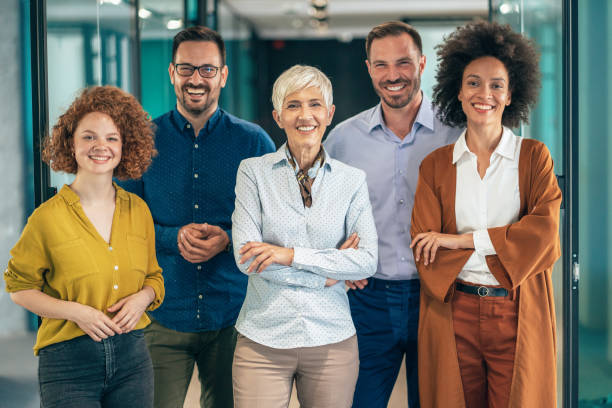
#> input picture image4.jpg, 612 x 408 px
$ python Chapter_17.py
#> lines starting #> are read from the running program, lines starting #| are printed output that depends on the picture
# Joining two images

import cv2 as cv
import numpy as np

img= cv.imread('image4.jpg')
#> img is the input picture: shape (408, 612, 3); mean B, G, R 108.7, 118.2, 117.1

# stacking same imge

# #1. Horizontal stack
# hor_stack= np.hstack((img, img))

#2. Vertical stack
ver_stack= np.vstack((img, img))
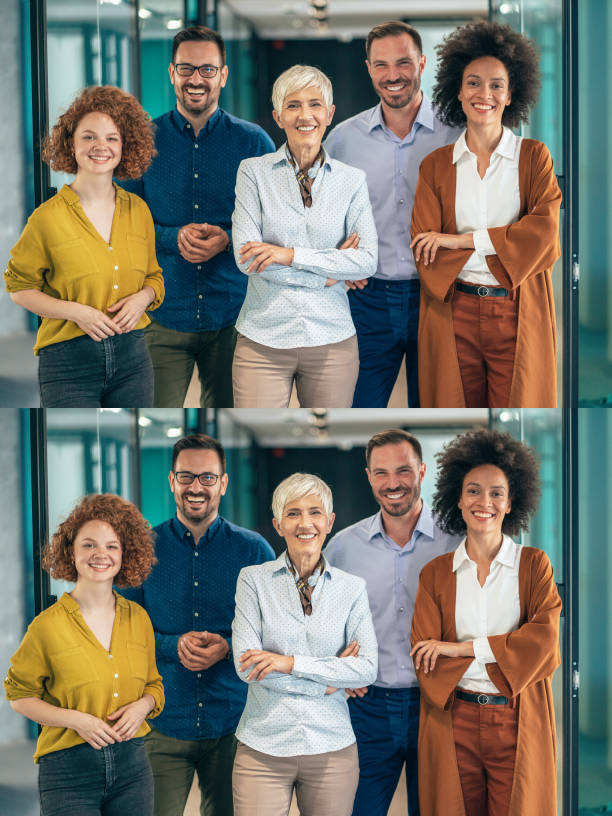
#> ver_stack: shape (816, 612, 3); mean B, G, R 108.7, 118.2, 117.1

# cv.imshow("Horizontal", hor_stack)
cv.imshow("Vertical", ver_stack)
cv.waitKey(0)
cv.destroyAllWindows()

# you can only stack images with same shape (width, height, color channel)
# we can not resize the stack image (function)
# same number of channels np function
(600, 500, 3)
# you have to define a function to stack multiple images of different sizes and tunes

$ run again, with image01.jpg copied over image4.jpg
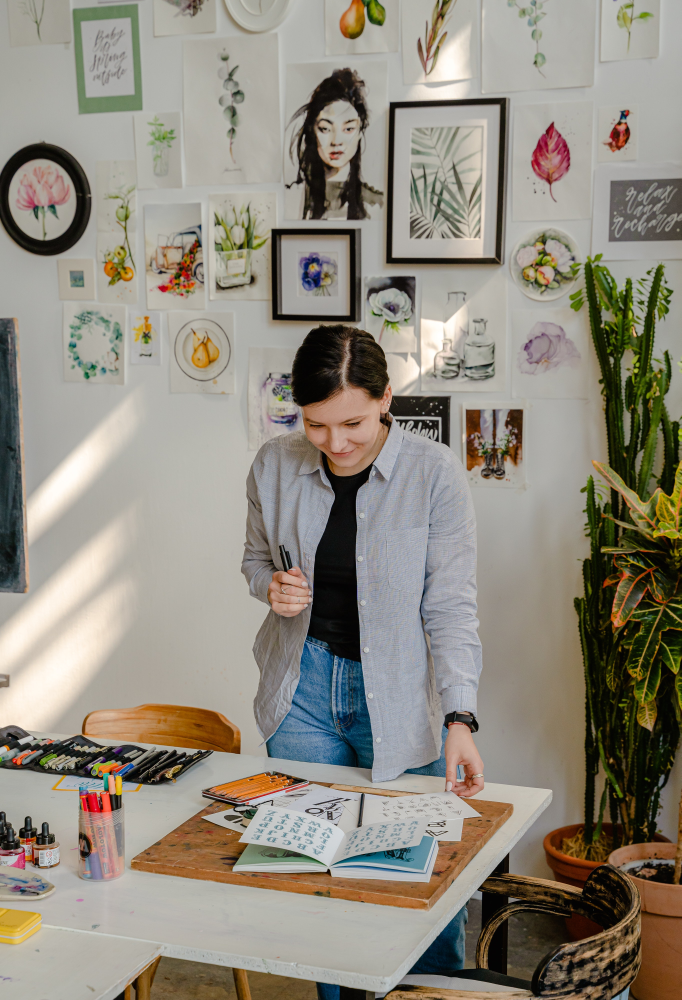
#> input picture image01.jpg, 2726 x 4000 px (shown at 1/4 size)
#> img is the input picture: shape (4000, 2726, 3); mean B, G, R 126.7, 138.4, 144.1
#> `ver_stack= np.vstack((img, img))`:
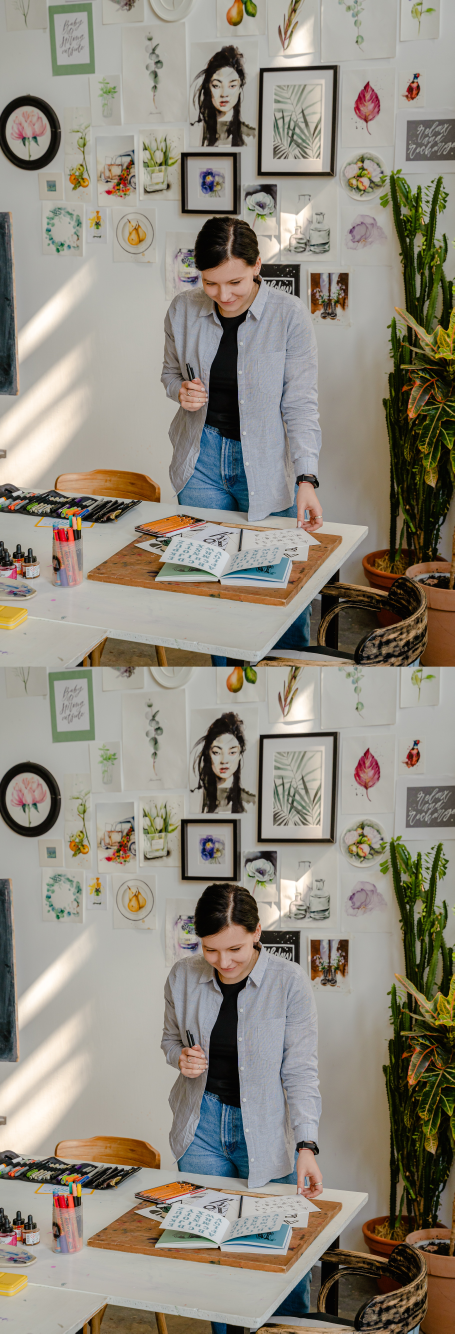
#> ver_stack: shape (8000, 2726, 3) (shown at 1/6 size); mean B, G, R 126.7, 138.4, 144.1

$ run again, with image5.jpg copied over image4.jpg
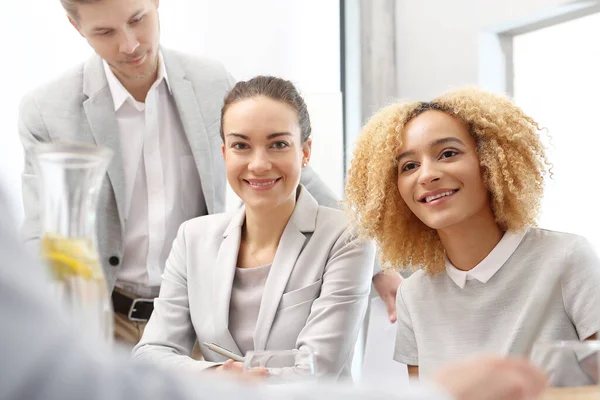
#> input picture image5.jpg, 600 x 400 px
#> img is the input picture: shape (400, 600, 3); mean B, G, R 188.7, 196.5, 208.3
#> `ver_stack= np.vstack((img, img))`:
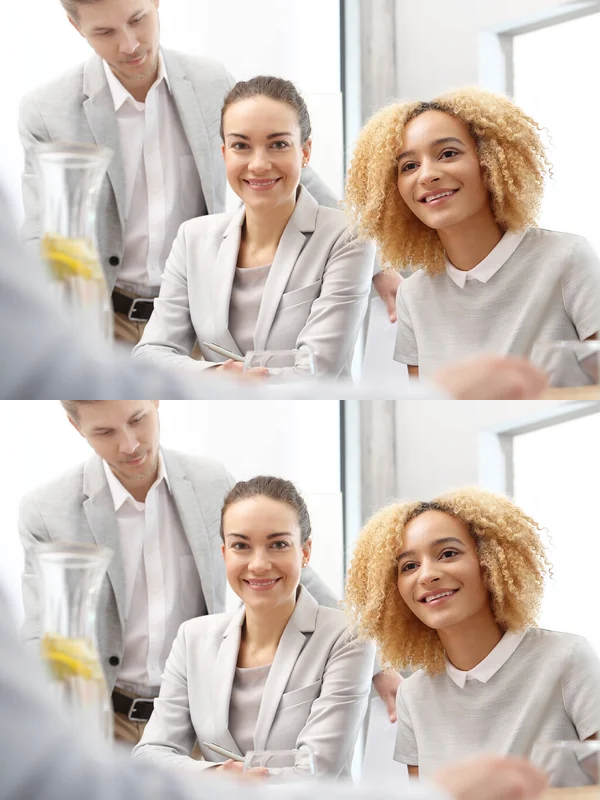
#> ver_stack: shape (800, 600, 3); mean B, G, R 188.7, 196.5, 208.3

$ run again, with faces.jpg copied over image4.jpg
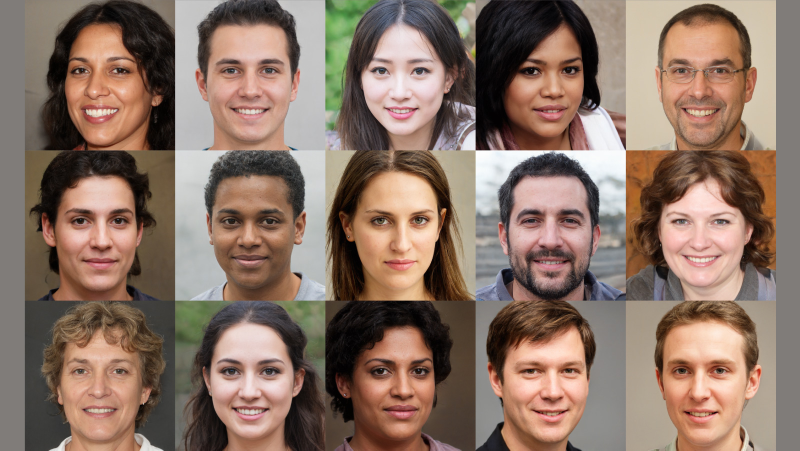
#> input picture faces.jpg, 1600 x 901 px (shown at 1/2 size)
#> img is the input picture: shape (901, 1600, 3); mean B, G, R 102, 115.5, 138.9
#> `ver_stack= np.vstack((img, img))`:
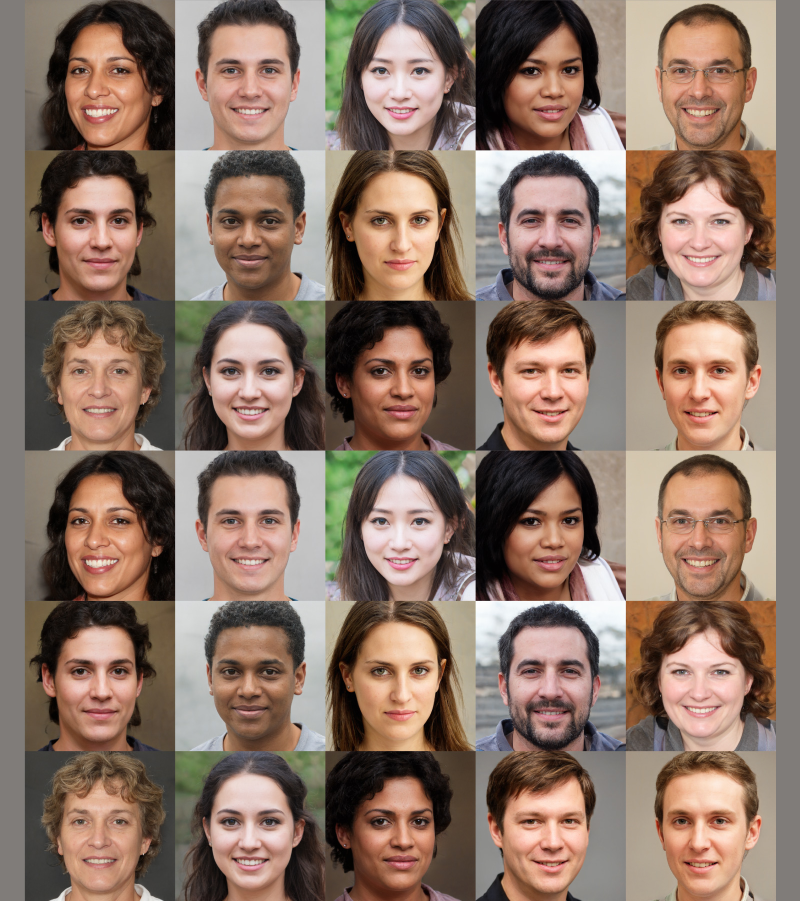
#> ver_stack: shape (1802, 1600, 3) (shown at 1/2 size); mean B, G, R 102, 115.5, 138.9
